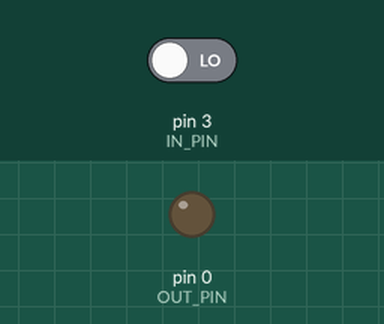
Bench run of a sketch on a simulated Arduino Uno, built with avr-gcc and run on an emulated ATmega328P. Shown: output pins drawn as LEDs (lit = HIGH). Inputs (shaded band) come from the test bench; at power-on: pin 3 (IN_PIN) LOW.

Above: at 1.2 s.
1.3 s: pin 3 (IN_PIN) driven HIGH
At 2.4 s:
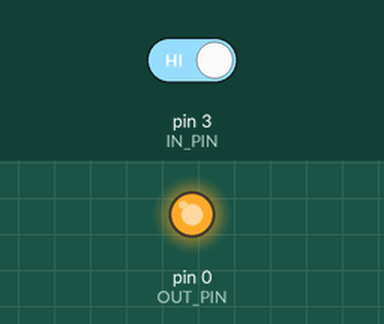
Timing chart, 0 to 12.4 s (numbered marks = the images above; inputs shaded):
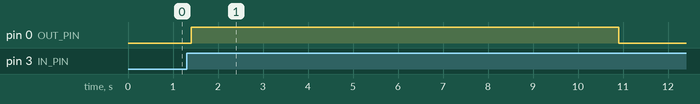

Measured:
- after the input at 1.3 s, pin 0 (OUT_PIN): LOW → HIGH after 0.11 s, → LOW 9.5 s later

The sketch:

expTiny.ino
```cpp
/**
    Gas Expansion Action - Mission Possible MK2
    Ward Melville HS Science Olympiad - Team A - 2017-2018
    expTiny.ino
    Purpose: Turns on a MOSFET when the input is recieved. Turns off the output after 9.5 seconds.

    @author David Cutting
    @version 1.0 1/22/2018
*/

// Definitions for microcontroller pin numbers
const int IN_PIN = 3;
const int OUT_PIN = 0;

// Variables for states of the pins
bool inState = LOW;
bool outState = LOW;

// Variables and constants for the debounce code
unsigned int counter = 0;
const int DEBOUNCE_COUNT = 50;
long time = 0;

void setup() {
  // Set the microcontroller pins as either inputs or outputs
  pinMode(IN_PIN, INPUT);
  pinMode(OUT_PIN, OUTPUT);

  // Write the output pin low (off)
  digitalWrite(OUT_PIN, LOW);
}

void loop() {
  if(millis() != time && outState == LOW) { // If more than one millisecond has elapsed since the last loop...
    inState = digitalRead(IN_PIN); // Read the current state of the input and store it

    if(inState == HIGH) { // If the state of the input is high
      counter++; // Increment the counter
    }
    else { // Otherwise...
       counter = 0; // Reset the counter
    }
    if(counter >= DEBOUNCE_COUNT) { //  If the counter is greater than the debounce threshold...
      counter = 0; // Reset the counter
      outState = HIGH; // Set the trigger state to high
      digitalWrite(OUT_PIN, outState); // Set the output pin to the trigger state
      delay(9500); // Wait 9.5 seconds to ensure that the heater has time to expand the gas.
      digitalWrite(OUT_PIN, LOW); // Set the output pin to low to turn off the heater and prevent overheating.
    }
    time = millis(); // Record the current time in milliseconds
  }

}
```
